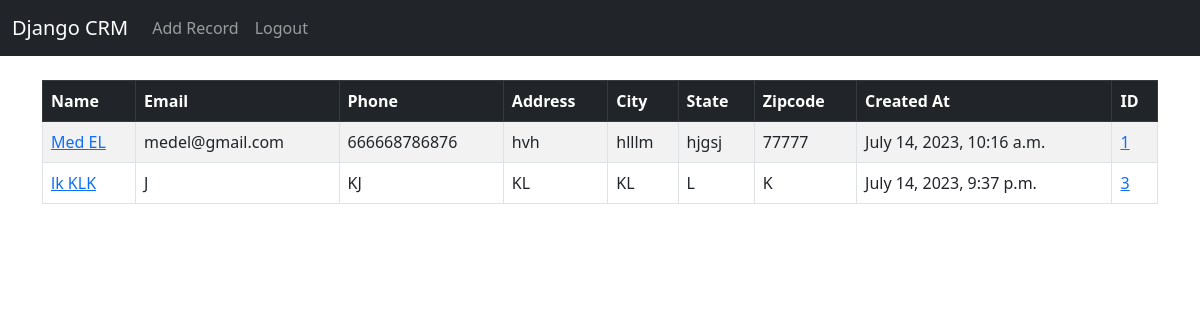
The app's page / (signed in) with its own data.
### website/models.py (models this page shows, shortened)
class Record(models.Model):
    created_at = models.DateTimeField(auto_now_add=True)
    first_name = models.CharField(max_length = 50)
    last_name = models.CharField(max_length = 50)
    email = models.CharField(max_length = 100)
    phone = models.CharField(max_length = 15)
    address = models.CharField(max_length = 100)
    city = models.CharField(max_length = 50)
    state = models.CharField(max_length = 50)
    zipcode = models.CharField(max_length = 20)

### website/views.py (the view)
# urls.py: 2. Add a URL to urlpatterns:  path('', views.home, name='home')
def home(request):
	records = Record.objects.all()
	if request.method == 'POST':
		username = request.POST['username']
		password = request.POST['password']
		user = authenticate(request, username=username, password=password)
		if user is not None:
			login(request, user)
			messages.success(request, "You Have Been Logged In!")
			return redirect('home')
		else:
			messages.success(request, "There Was An Error Logging In, Please Try Again...")
			return redirect('home')
	else:
		return render(request, 'home.html', {'records':records})

### website/templates/home.html (shortened to what this page needs)
{% extends 'base.html' %}
{% block content %}
{% if user.is_authenticated %}
<table class="table table-striped table-hover table-bordered">
  <thead class="table-dark">
    <tr>
      <th scope="col">Name</th>
      <th scope="col">Email</th>
      <th scope="col">Phone</th>
      <th scope="col">Address</th>
      <th scope="col">City</th>
      <th scope="col">State</th>
      <th scope="col">Zipcode</th>
      <th scope="col">Created At</th>
      <th scope="col">ID</th>
    </tr>
  </thead>
  <tbody>
{% if records %}
	{% for record in records %}
		<tr>
			<td><a href="{% url 'record' record.id %}">{{ record.first_name }} {{ record.last_name }}</a></td>
			<td>{{ record.email }}</td>
			<td>{{ record.phone }}</td>
			<td>{{ record.address }}</td>
			<td>{{ record.city }}</td>
			<td>{{ record.state }}</td>
			<td>{{ record.zipcode }}</td>
			<td>{{ record.created_at }}</td>
			<td><a href="{% url 'record' record.id %}">{{ record.id }}</a></td>
		</tr>
	{% endfor %}
{% endif %}
	  </tbody>
	</table>
{% endif %}
{% endblock %}

### website/templates/base.html (shortened to what this page needs)
<!doctype html>
<html lang="en">
  <head>
    <link href="https://cdn.jsdelivr.net/npm/bootstrap@5.3.0/dist/css/bootstrap.min.css" rel="stylesheet">
  </head>
  <body>
    {% include 'navbar.html' %}
    <div class="container">
        <br/>
        {% block content %}
        {% endblock %}
    </div>
  </body>
</html>

### website/templates/navbar.html (shortened to what this page needs)
<nav class="navbar navbar-expand-lg navbar-dark bg-dark">
    <div class="container-fluid">
      <a class="navbar-brand" href="{% url 'home' %}">Django CRM</a>
      <div class="collapse navbar-collapse" id="navbarSupportedContent">
        <ul class="navbar-nav me-auto mb-2 mb-lg-0">
         {% if user.is_authenticated %}
          <li class="nav-item">
            <a class="nav-link" href="{% url 'add_record' %}">Add Record</a>
          </li>
          <li class="nav-item">
            <a class="nav-link" href="{% url 'logout' %}">Logout</a>
          </li>
          {% endif %}
        </ul>
      </div>
    </div>
  </nav>

### records on screen
Record: first_name "Med", last_name "EL", email "medel@gmail.com", phone "666668786876", address "hvh", city "hlllm", state "hjgsj", zipcode "77777", created_at "July 14, 2023, 10:16 a.m.", id "1"
Record: first_name "lk", last_name "KLK", email "J", phone "KJ", address "KL", city "KL", state "L", zipcode "K", created_at "July 14, 2023, 9:37 p.m.", id "3"
